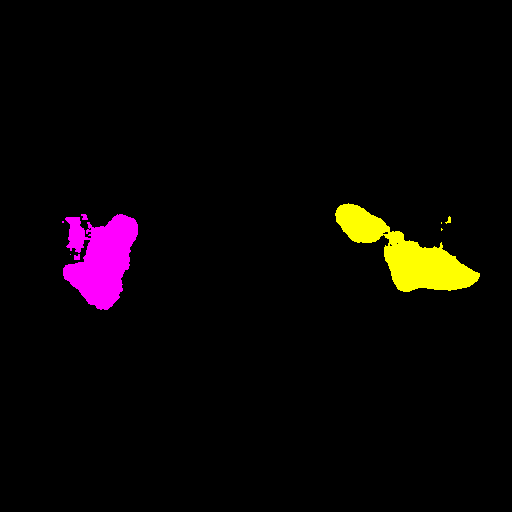
#> input picture masks_lungs/1-002_mask - Copy.png, 512 x 512 px; its folder holds only this picture in this run
$ python lung_3d.py
#> lines starting #> are read from the running program, lines starting #| are printed output that depends on the picture; after the words box and inside, x2 and y2 are one past the last pixel; in counts of white or black regions, pixels touching at a corner belong together
# Lungs_clean_and_debug.py
import os
import glob
import numpy as np
import imageio.v3 as iio
from scipy import ndimage as ndi
from skimage import morphology, measure
import pyvista as pv
import matplotlib.pyplot as plt
import warnings

warnings.filterwarnings("ignore")

# ========== USER CONFIG ==========
MASK_DIR = r"C:\Users\Safinaz's Laptop\heart_vis\masks_lungs"   # <--- set if different
OUT_DIR = os.path.join(os.path.dirname(MASK_DIR), "cleaned_output")
os.makedirs(OUT_DIR, exist_ok=True)
CLEANED_PNG_DIR = os.path.join(OUT_DIR, "cleaned_masks")
OVERLAY_DIR = os.path.join(OUT_DIR, "overlays")
os.makedirs(CLEANED_PNG_DIR, exist_ok=True)
os.makedirs(OVERLAY_DIR, exist_ok=True)

# Cleaning hyperparams (tweak these if needed)
MIN_OBJ_SIZE_3D = 1500      # remove tiny 3D islands (increase if still noisy)
MIN_OBJ_SIZE_2D = 100       # remove tiny 2D blobs per slice
CLOSING_RADIUS = 2          # morphological ball radius
GAUSSIAN_SIGMA = 1.0        # 3D gaussian smoothing prior to marching cubes
MEDIAN_FILTER_SIZE = (3, 3, 3)
Z_PROPAGATION_ITER = 2      # how many dilations to propagate masks to empty slices
# fraction of triangles to remove for fast preview (0.0..0.99)
DECIMATE_REDUCTION = 0.6

# Colors available for interactive color slider
COLORS = ["red", "green", "blue", "yellow",
          "magenta", "cyan", "white", "orange"]

# ==================================

# ---------- load files ----------
files = sorted(
    glob.glob(os.path.join(MASK_DIR, "*.png")) +
    glob.glob(os.path.join(MASK_DIR, "*.PNG")) +
    glob.glob(os.path.join(MASK_DIR, "*.jpg")) +
    glob.glob(os.path.join(MASK_DIR, "*.jpeg")) +
    glob.glob(os.path.join(MASK_DIR, "*.tif")) +
    glob.glob(os.path.join(MASK_DIR, "*.tiff"))
)
if not files:
    raise SystemExit(f"No mask files found in {MASK_DIR!r}")

print(f"Found {len(files)} mask files. Example: {os.path.basename(files[0])}")

# read stack (grayscale)
slices = []
for f in files:
    img = iio.imread(f)
#> img is the input picture: shape (512, 512, 3); mean R, G, B 9.4, 4.9, 4.5
    if img.ndim == 3:
        img = img[..., 0]
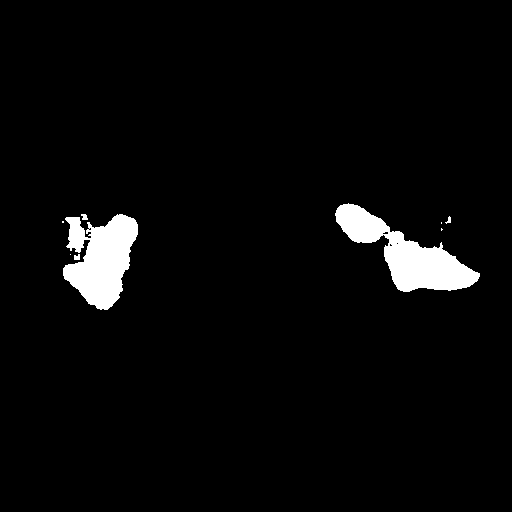
#> img: shape (512, 512); 3.7% white; 9 white regions (4 under 20 px), largest, box (x1, y1, x2, y2) and area: (335, 203, 480, 292) 4979, (63, 214, 138, 310) 4601, (81, 214, 88, 220) 31, (74, 254, 80, 260) 30, (445, 216, 451, 224) 24
    slices.append(img)
volume = np.stack(slices, axis=0).astype(np.uint8)
Z, H, W = volume.shape
#> Z = 2; H = 512; W = 512
print("Raw volume shape:", volume.shape, "dtype:", volume.dtype)
#| Raw volume shape: (2, 512, 512) dtype: uint8

# ---------- diagnostics ----------
areas = (volume > 0).sum(axis=(1, 2))
#> areas = [9676, 9676]
print("Slice area stats (voxels): min, mean, max =",
      areas.min(), areas.mean(), areas.max())
#| Slice area stats (voxels): min, mean, max = 9676 9676.0 9676
# find slices with large relative area change vs prev slice
deltas = np.abs(np.diff(areas).astype(float))
#> deltas = [0]
if len(deltas):
    median_delta = np.median(deltas)
#> median_delta = 0
else:
    median_delta = 0
# these are indices where change occurs between i and i+1
problem_indices = np.where(deltas > max(3*median_delta, 0.2*areas.mean()))[0]
#> problem_indices = empty array
print("Problem slice indices (where area jumps):",
      problem_indices.tolist()[:20])
#| Problem slice indices (where area jumps): []

# ---------- per-slice cleaning ----------
print("Step 1: per-slice fill holes + remove tiny objects")
binary = (volume > 0)
filled = np.zeros_like(binary)
for i in range(Z):
    sl = binary[i]
    sl = ndi.binary_fill_holes(sl)
    # remove small 2D blobs
    sl = morphology.remove_small_objects(
        sl.astype(bool), min_size=MIN_OBJ_SIZE_2D)
    filled[i] = sl

# ---------- 3D median filter ----------
print("Step 2: 3D median filter")
med = ndi.median_filter(filled.astype(np.uint8), size=MEDIAN_FILTER_SIZE)

# ---------- remove small 3D objects ----------
print("Step 3: remove small 3D objects")
clean3d = morphology.remove_small_objects(
    med.astype(bool), min_size=MIN_OBJ_SIZE_3D)
clean3d = clean3d.astype(np.uint8)

# ---------- z-propagation for empty slices ----------
print("Step 4: z-propagation to fill empty slices (if any)")
for i in range(1, Z):
    if clean3d[i].sum() < 10 and clean3d[i-1].sum() > 50:
        # dilate previous slice and use it as starting mask
        filled_slice = ndi.binary_dilation(
            clean3d[i-1], iterations=Z_PROPAGATION_ITER)
        clean3d[i] = filled_slice

# ---------- keep largest 3D component ----------
print("Step 5: keep largest connected 3D component")
labeled, ncomp = ndi.label(clean3d)
#> ncomp = 2
if ncomp == 0:
    raise SystemExit(
        "No components after cleaning — try lowering MIN_OBJ_SIZE_3D or MIN_OBJ_SIZE_2D")
counts = np.bincount(labeled.ravel())
#> counts = [505090, 9974, 9224]
# ignore background (index 0)
largest_label = counts[1:].argmax() + 1
#> largest_label = 1
clean3d = (labeled == largest_label).astype(np.uint8)
print("Kept largest component voxels:", counts[largest_label])
#| Kept largest component voxels: 9974

# ---------- 3D morphological closing to smooth boundaries ----------
print("Step 6: 3D morphological closing")
clean3d = morphology.binary_closing(
    clean3d, morphology.ball(CLOSING_RADIUS)).astype(np.uint8)

# ---------- optional gaussian smooth and re-threshold ----------
if GAUSSIAN_SIGMA > 0:
    print("Applying gaussian smoothing then threshold")
    gauss = ndi.gaussian_filter(clean3d.astype(float), sigma=GAUSSIAN_SIGMA)
    clean3d = (gauss > 0.5).astype(np.uint8)

print("Final cleaned volume shape:", clean3d.shape,
      "counts:", np.bincount(clean3d.ravel()))
#| Final cleaned volume shape: (2, 512, 512) counts: [514282  10006]

# ---------- save cleaned stack (PNG) ----------
print("Saving cleaned PNG stack to:", CLEANED_PNG_DIR)
for i in range(Z):
    out_path = os.path.join(CLEANED_PNG_DIR, f"slice_{i:04d}.png")
    image = (clean3d[i].astype(np.uint8) * 255)
    iio.imwrite(out_path, image)
#> this loop made 2 passes
#> pass 1, `image = (clean3d[i].astype(np.uint8) * 255)`:
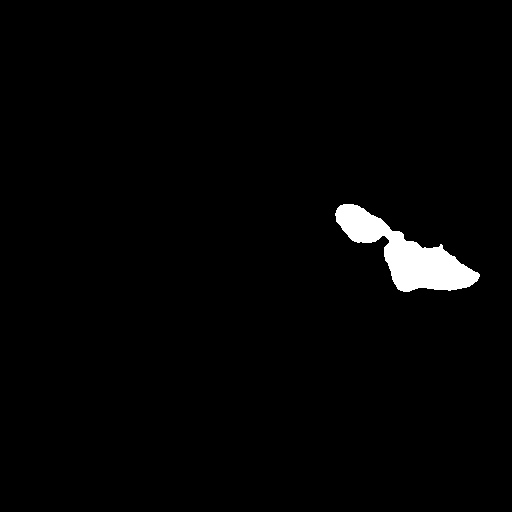
#> image: shape (512, 512); 1.9% white; 1 white region, box (x1, y1, x2, y2) and area: (335, 204, 480, 292) 5003

# ---------- create overlays for a few problem slices ----------
print("Creating overlays for inspection (saved to overlays/)")
inspect_idxs = sorted(set(list(problem_indices) +
                      list(np.argsort(areas)[:3]) + list(np.argsort(-areas)[:3])))
#> inspect_idxs = [0, 1]
inspect_idxs = [i for i in inspect_idxs if 0 <= i < Z]
for i in inspect_idxs[:12]:
    orig = volume[i]
    cleaned_sl = clean3d[i].astype(np.uint8) * 255
    fig, ax = plt.subplots(1, 2, figsize=(8, 4))
    ax[0].imshow(orig, cmap='gray')
    ax[0].set_title(f"orig slice {i}")
    ax[1].imshow(orig, cmap='gray')
    ax[1].imshow(cleaned_sl, cmap='Reds', alpha=0.5)
    ax[1].set_title(f"orig + cleaned overlay {i}")
    plt.axis('off')
    plt.tight_layout()
    plt.savefig(os.path.join(OVERLAY_DIR, f"overlay_{i:04d}.png"), dpi=150)
    plt.close(fig)
#> this loop made 2 passes
#> pass 1, `plt.savefig(os.path.join(OVERLAY_DIR, f"overlay_{i:04d}.png"), dpi=150)`:
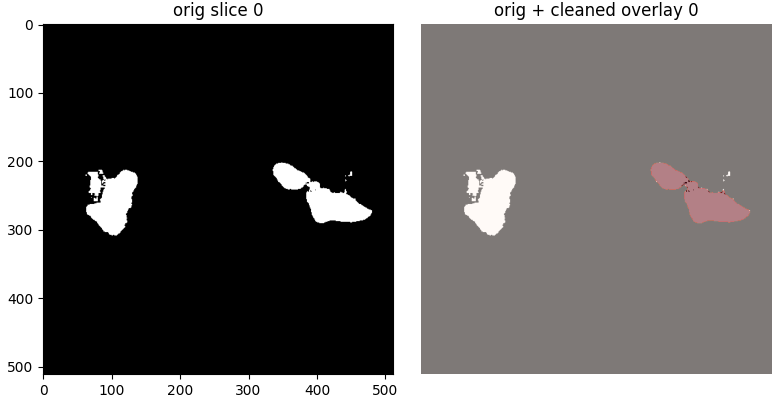
#> figure drawn by matplotlib, 2 panels

# --------- marching cubes to mesh ----------
print("Extracting mesh with marching_cubes ...")
verts, faces, normals, vals = measure.marching_cubes(
    clean3d, level=0.5, spacing=(1.0, 1.0, 1.0))
#> verts = 1016 rows, first 8: [0, 203.5, 343], [1, 204, 342.5], [1, 203.5, 343], [0, 204, 342.5], [0, 203.5, 344], [1, 203.5, 344], [0, 203.5, 345], [1, 203.5, 345]; faces = 1016 rows, first 8: [2, 1, 0], [0, 1, 3], [5, 0, 4], [5, 2, 0], [7, 4, 6], [7, 5, 4], [9, 6, 8], [9, 7, 6]; normals = 1016 rows, first 8: [0, -0.949, -0.316], [0, -0.447, -0.894], [0, -0.949, -0.316], [0, -0.447, -0.894], [0, -1, 0], [0, -1, 0], [0, -1, 0], [0, -1, 0]; vals = 1016 values from 1 to 1
faces = faces.reshape(-1, 3)
faces_packed = np.hstack([np.full((faces.shape[0], 1), 3), faces])
#> faces_packed = 1016 rows, first 6: [3, 2, 1, 0], [3, 0, 1, 3], [3, 5, 0, 4], [3, 5, 2, 0], [3, 7, 4, 6], [3, 7, 5, 4]
#> (the run stopped early here; a loop or call above may not have finished)
